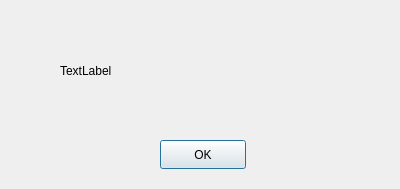
<?xml version="1.0" encoding="UTF-8"?>
<ui version="4.0">
 <class>HintDialog</class>
 <widget class="QDialog" name="HintDialog">
  <property name="geometry">
   <rect>
    <x>0</x>
    <y>0</y>
    <width>400</width>
    <height>189</height>
   </rect>
  </property>
  <property name="windowTitle">
   <string>Dialog</string>
  </property>
  <widget class="QLabel" name="label">
   <property name="geometry">
    <rect>
     <x>60</x>
     <y>40</y>
     <width>271</width>
     <height>61</height>
    </rect>
   </property>
   <property name="text">
    <string>TextLabel</string>
   </property>
  </widget>
  <widget class="QPushButton" name="okBtn">
   <property name="geometry">
    <rect>
     <x>160</x>
     <y>140</y>
     <width>86</width>
     <height>29</height>
    </rect>
   </property>
   <property name="text">
    <string>OK</string>
   </property>
  </widget>
 </widget>
 <resources/>
 <connections>
  <connection>
   <sender>okBtn</sender>
   <signal>clicked()</signal>
   <receiver>HintDialog</receiver>
   <slot>accept()</slot>
   <hints>
    <hint type="sourcelabel">
     <x>202</x>
     <y>244</y>
    </hint>
    <hint type="destinationlabel">
     <x>199</x>
     <y>149</y>
    </hint>
   </hints>
  </connection>
 </connections>
</ui>
